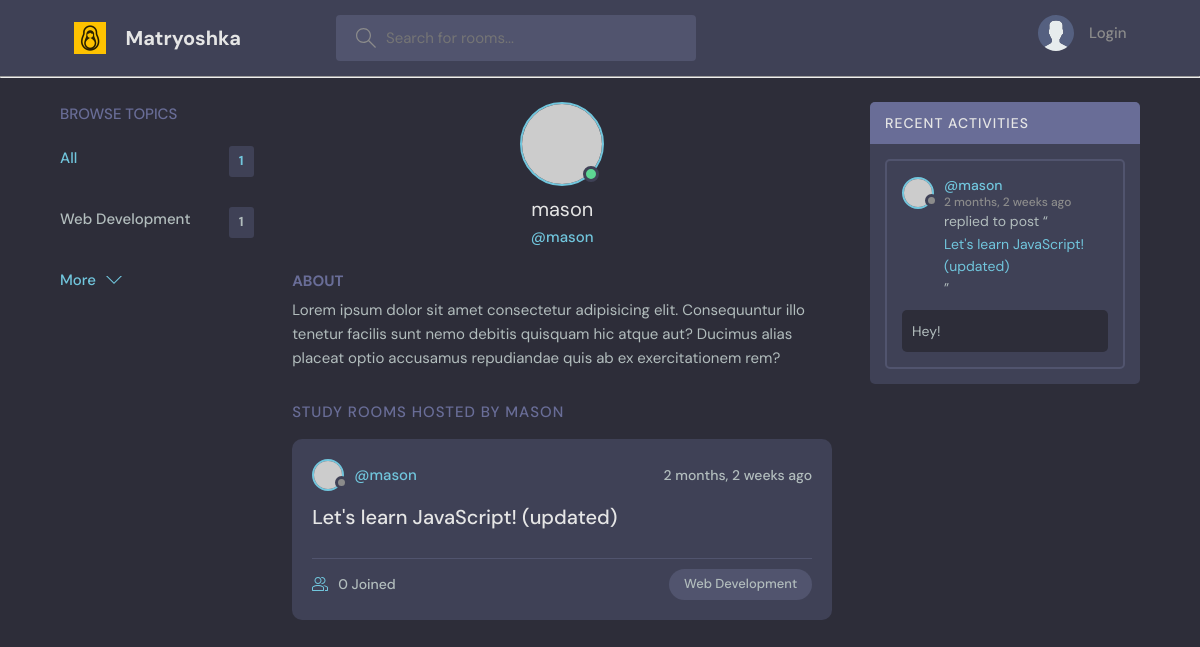
Page /profile/1/ on the committed database.
### base/models.py (models this page shows)
class Topic(models.Model):
    name = models.CharField(max_length=200)
    def __str__(self):
        return self.name

class Room(models.Model):
    host = models.ForeignKey(User, on_delete=models.SET_NULL, null=True)
    topic = models.ForeignKey(Topic, on_delete=models.SET_NULL, null=True)
    name = models.CharField(max_length=900)
    description = models.TextField(null=True, blank=True)
    participants = models.ManyToManyField(User, related_name="participants", blank=True)
    updated = models.DateTimeField(auto_now=True)
    created = models.DateTimeField(auto_now_add=True)
    class Meta:
        ordering = ["-updated", "-created"]
    def __str__(self):
        return self.name

class Message(models.Model):
    room = models.ForeignKey(Room, on_delete=models.CASCADE)
    user = models.ForeignKey(User, on_delete=models.CASCADE)
    body = models.TextField()
    updated = models.DateTimeField(auto_now=True)
    created = models.DateTimeField(auto_now_add=True)
    class Meta:
        ordering = ["-updated", "-created"]
    def __str__(self):
        return self.body[0:50]

### base/views.py (the view)
# urls.py: path("profile/<str:pk>/", views.userProfile, name="user-profile"),
def userProfile(request, pk):
    user = User.objects.get(id=pk)
    rooms = user.room_set.all()
    room_message = user.message_set.all()
    topics = Topic.objects.all()
    topic_count = topics.count()
    room_count = rooms.count()
    context = {
        "user": user,
        "rooms": rooms,
        "room_messages": room_message,
        "topics": topics,
        "room_count": room_count,
        "topic_count": topic_count,
    }
    return render(request, "base/profile.html", context)

### base/templates/base/profile.html (shortened to what this page needs)
{% extends "main.html" %}
{% block content %}
    <main class="profile-page layout layout--3">
        <div class="container">
            {% include "base/topic_component.html" %}
            <div class="roomList">
                <div class="profile">
                    <div class="profile__avatar">
                        <div class="avatar avatar--large active">
                            <img src="https://randomuser.me/api/portraits/men/11.jpg" alt=""/>
                        </div>
                    </div>
                    <div class="profile__info">
                        <h3>{{ user.username }}</h3>
                        <p>@{{ user.username }}</p>
                    </div>
                    <div class="profile__about">
                        <h3>About</h3>
                        <p>
                            Lorem ipsum dolor sit amet consectetur adipisicing elit. Consequuntur illo tenetur
                            facilis sunt nemo debitis quisquam hic atque aut? Ducimus alias placeat optio
                            accusamus repudiandae quis ab ex exercitationem rem?
                        </p>
                    </div>
                </div>
                <div class="roomList__header">
                    <div>
                        <h2>Study Rooms Hosted by {{ user.username }}
                        </h2>
                    </div>
                </div>
                {% include "base/feed_component.html" %}
            </div>
            {% include "base/activity_component.html" %}
        </div>
    </main>
{% endblock %}

### templates/main.html (shortened to what this page needs)
<!DOCTYPE html>
{% load static %}
<html lang="en">
<head>
    <link rel="stylesheet" href="{% static 'styles/style.css' %}"/>
</head>
<body>
{% include 'navbar.html' %}
{% block content %}
{% endblock %}
</body>
</html>

### templates/navbar.html (shortened to what this page needs)
{% load static %}
<header class="header header--loggedIn">
    <div class="container">
        <a href="{% url "home" %}" class="header__logo">
            <img src="{% static 'images/matryoshka.png' %}" alt=""/>
            <h1>Matryoshka</h1>
        </a>
        <form class="header__search" method="get" action="{% url "home" %}">
            <label>
                <input type="text" name="q" placeholder="Search for rooms..."/>
            </label>
        </form>
        <nav class="header__menu">
            {% if request.user.is_authenticated %}
                <div class="header__user">
                    <a href="{% url 'user-profile' request.user.id %}">
                        <div class="avatar avatar--medium active">
                            <img src="https://randomuser.me/api/portraits/men/37.jpg" alt=""/>
                        </div>
                        <p>{{ request.user.username }} <span>@{{ request.user.username }}</span></p>
                    </a>
                    <button class="dropdown-button">
                        <svg version="1.1" xmlns="http://www.w3.org/2000/svg" width="32" height="32"
                             viewBox="0 0 32 32">
                            <title>chevron-down</title>
                            <path d="M16 21l-13-13h-3l16 16 16-16h-3l-13 13z"></path>
                        </svg>
                    </button>
                </div>
            {% else %}
                <a href="{% url 'login' %}">
                    <img src="{% static 'images/avatar.svg' %}"/>
                    <p>Login</p>
                </a>
            {% endif %}
        </nav>
    </div>
</header>
<hr>

### base/templates/base/topic_component.html
<div class="topics">
            <div class="topics__header">
                <h2>Browse Topics</h2>
            </div>
            <ul class="topics__list">
                <li>
                    <a href="{% url 'home' %}" class="active">All<span>{{ topics.count }}</span></a>
                </li>
                {% for topic in topics %}
                <li>
                    <a href="{% url 'home' %}?q={{ topic.name }}">{{ topic.name }}<span>{{ topic.room_set.all.count }}</span></a>
                </li>
                {% endfor %}
            </ul>
            <a class="btn btn--link" href="{% url 'topic' %}">
                More
                <svg xmlns="http://www.w3.org/2000/svg" width="32" height="32" viewBox="0 0 32 32">
                    <title>chevron-down</title>
                    <path d="M16 21l-13-13h-3l16 16 16-16h-3l-13 13z"></path>
                </svg>
            </a>
        </div>

### base/templates/base/feed_component.html (shortened to what this page needs)
{% for room in rooms %}
    <div class="roomListRoom">
        <div class="roomListRoom__header">
            <a href="{% url 'user-profile' room.host.id %}" class="roomListRoom__author">
                <div class="avatar avatar--small">
                    <img src="https://randomuser.me/api/portraits/women/11.jpg" alt=""/>
                </div>
                <span>@{{ room.host }}</span>
            </a>
            <div class="roomListRoom__actions">
                <span>{{ room.created|timesince }} ago</span>
            </div>
        </div>
        <div class="roomListRoom__content">
            <a href="{% url 'room-url' room.id %}">{{ room.name }}</a>
        </div>
        <div class="roomListRoom__meta">
            <a href="{% url 'room-url' room.id %}" class="roomListRoom__joined">
                {{ room.participants.all.count }} Joined
            </a>
            <p class="roomListRoom__topic">{{ room.topic }}</p>
        </div>
    </div>
{% endfor %}

### base/templates/base/activity_component.html (shortened to what this page needs)
<div class="activities">
    <div class="activities__header">
        <h2>Recent Activities</h2>
    </div>
    {% for message in room_messages %}
        <div class="activities__box">
            <div class="activities__boxHeader roomListRoom__header">
                <a href="{% url "user-profile" message.user.id %}" class="roomListRoom__author">
                    <div class="avatar avatar--small">
                        <img src="https://randomuser.me/api/portraits/women/11.jpg" alt=""/>
                    </div>
                    <p>
                        @{{ message.user }}
                        <span>{{ message.created|timesince }} ago</span>
                    </p>
                </a>
            </div>
            <div class="activities__boxContent">
                <p>replied to post “<a href="{% url 'room-url' message.room.id %}">{{ message.room }}</a>”</p>
                <div class="activities__boxRoomContent">
                    {{ message }}
                </div>
            </div>
        </div>
    {% endfor %}
</div>

### rows in the picture
Topic: name "Web Development", room_set.all.count "1"
Room: host "mason", created "2 months, 2 weeks", name "Let's learn JavaScript! (updated)", participants.all.count "0", topic "Web Development"
Message: user "mason", created "2 months, 2 weeks", room "Let's learn JavaScript! (updated)", body "Hey!"

### other values in the picture
{{ topics.count }} "1"
{{ user.username }} "mason"
{{ user.username }} "MASON"
